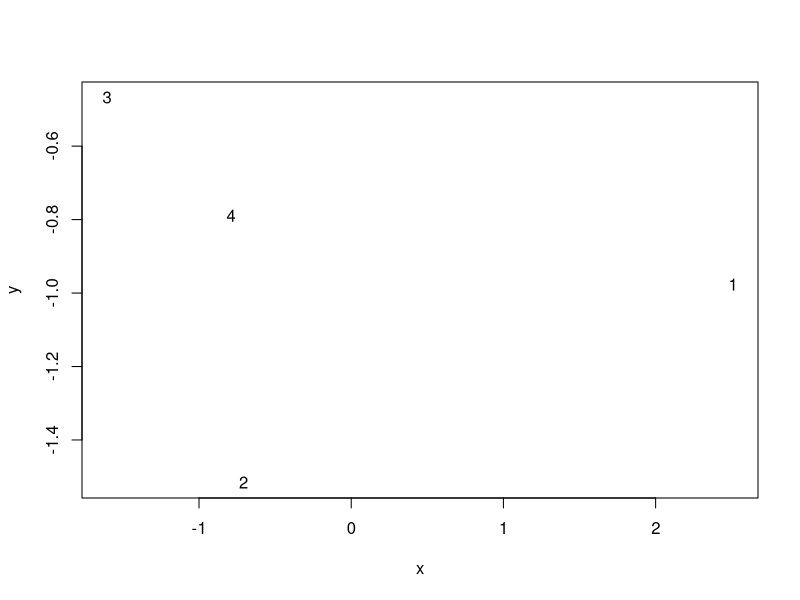

R code for this plot: (Note: a time limit stopped this script after it produced the figure.)
X11()
d<-matrix(c(0, 3, 5, 5, 5, 3, 0, 2, 4, 5, 5, 5, 2, 0, 1, 5, 4, 5, 1, 0), 4, 4)
loc<-cmdscale(d)
loc
x<-loc[,1]
y<-loc[,2]
plot(x, y, type="n")
text(x, y, 1:4)
repeat{}
